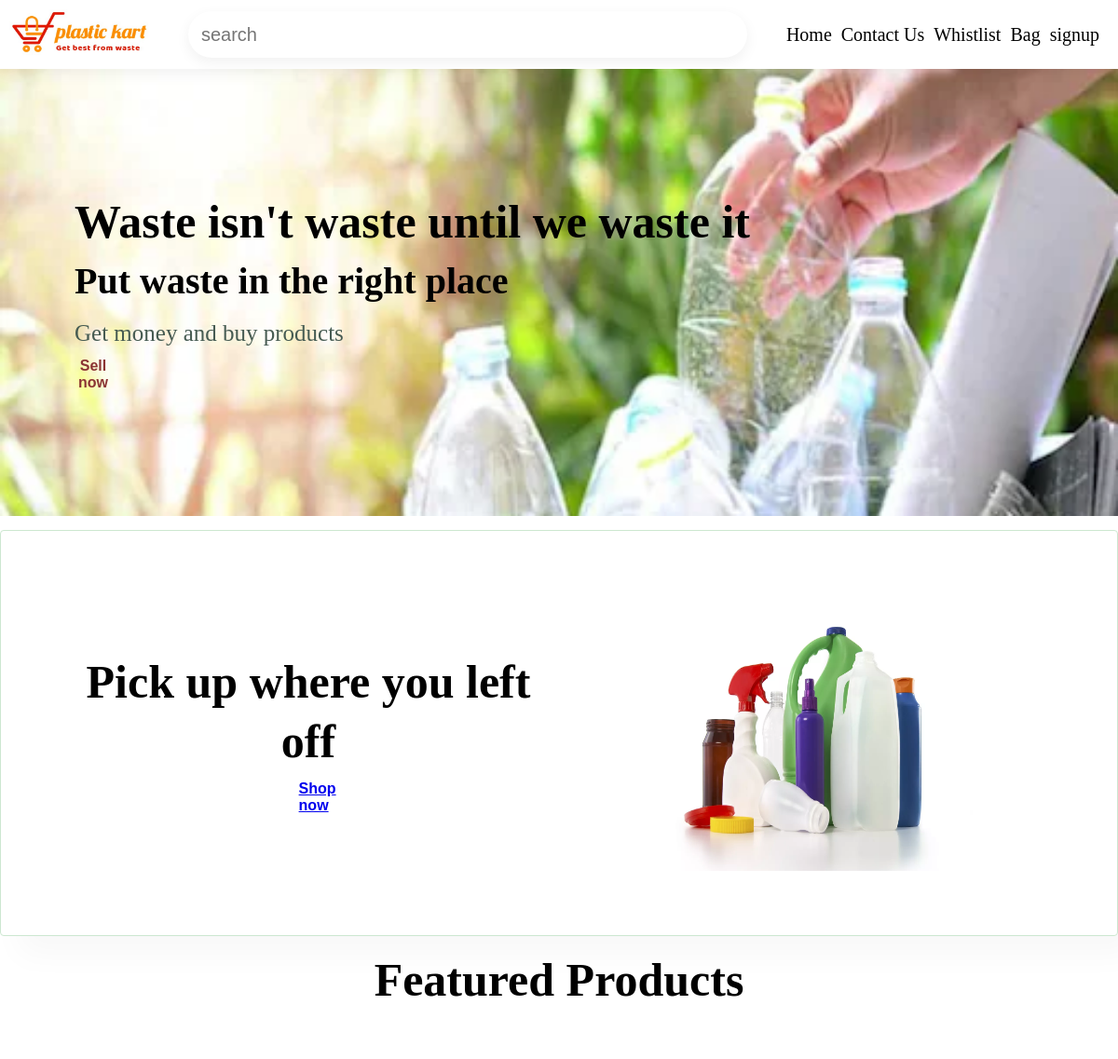
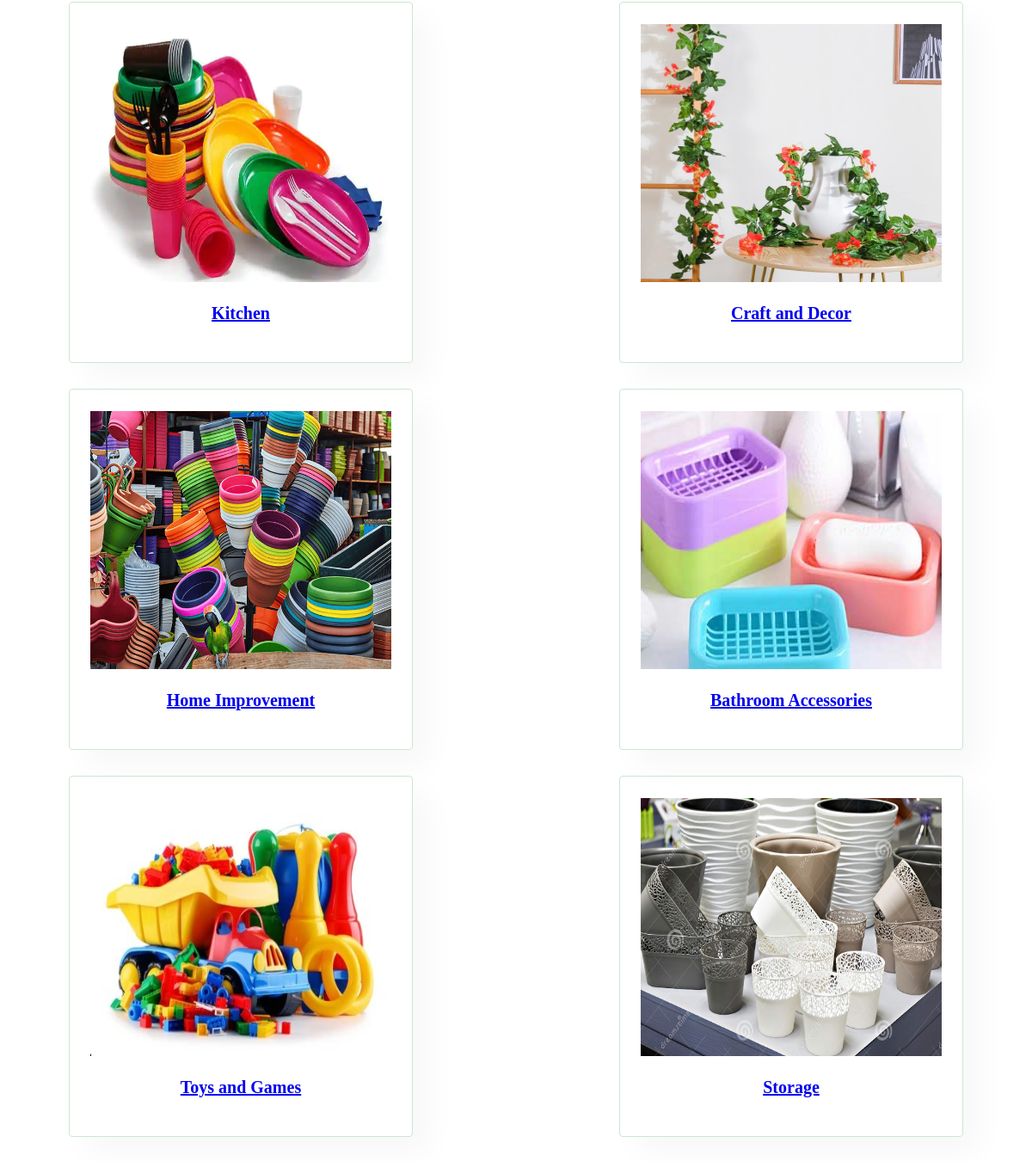
The page / on the database its author committed (2 pictures, top to bottom).
### home/models.py (models this page shows, shortened)
class Variant(models.Model):
    category=models.CharField(max_length=30)
    image=models.ImageField(upload_to="home/image")

### home/views.py (the view)
# urls.py: 2. Add a URL to urlpatterns:  path('', views.home, name='home')
def home(request):
    prod=Variant.objects.all()
    context={"items":prod}
    return render(request,"home.html",context)

### templates/home.html (shortened to what this page needs)
{% extends 'base.html' %}
{% load static %}
{% block body %}
<section id="sec1">
    <h1>Waste isn't waste until we waste it</h1>
    <h2>Put waste in the right place</h2>
    <p>Get money and buy products</p>
    <a href="book/sellwaste"><button id="butn">Sell now</button></a>
</section>
<section id="shop" class="section-p1">
    <div class="fe-box">
        <h1>Pick up where you left off</h1>
        <button id="butn"><a href="/itemsall">Shop now</a></button>
    </div>
    <div class="fe-box">
        <img src="/static/shop.webp" alt="shop" width="350px" height="300px">
    </div>
</section>
<h1>Featured Products</h1>
<section id="feature" class="section-p1">
    {% for item in items %}
    <div class="febox">
        <img src="{{item.image.url}}" alt="{{item.category}}" width="350px" height="300px">
        <h6><a href="/catsearch/{{item.category}}">{{item.category}}</a></h6>
    </div>
    {% endfor %}
</section>
{% endblock %}

### templates/base.html (shortened to what this page needs)
<!doctype html>
<html lang="en">
<head>
    <link href="/static/style.css" rel="stylesheet" type="text/css">
</head>
<body>
    <section id="header">
        <a href="#"><img src="/static/logo.jpg" alt="logo" class="logo" width="150px" height="50px"></a>
        <div>
            <form action="/search" method="post">
                <input type="text" class="search-bar" placeholder="search" name="searching">
            </form>
        </div>
        <div>
            {% if not request.user.is_authenticated %}
            <ul id="navbar">
                <li><a class=active href="/home">Home</a></li>
                <li><a href="../contact">Contact Us</a></li>
                <li><a href="../bag/whistlist">Whistlist</a></li>
                <li><a href="../bag/mybag">Bag</a></li>
                <li><a href="../members/signup">signup</a></li>
            </ul>
            {% endif %}
        </div>
    </section>
    {%block body%}{% endblock%}
</body>

### static/style.css (style rules this page uses)
* { margin:0; padding:0; box-sizing:border-box; }
h2 { font-size:40px; line-height: 64px; color:black; text-decoration: none; text-align: center; }
h1 { font-size:50px; line-height: 64px; color:black; text-decoration: none; text-align: center; }
h6 { font-size:20px; line-height: 64px; color:black; text-decoration: none; text-align: center; }
p { font-size: 25px; color:#465b52; margin: 10px 0 10px 0; text-decoration: none; }
.section-p1 { padding: 40px 80px; }
body { width:100%; }
#header { display:flex; align-items: center; justify-content: space-between; padding:10px 10px; background:white; box-shadow: 0 5px 15px rgba(0,0,0,0.06); z-index: 999; position: sticky; top:0; left:0; }
.search-bar { width:600px; height:50px; border-radius: 60px; border-color:transparent; box-shadow: 0 5px 15px rgba(0,0,0,0.06); font-size: 20px; padding: 2%; }
#butn { border:0; border-radius:50%; width:40px; height:40px; cursor: pointer; padding: 2%; text-decoration: none; }
#navbar { display:flex; align-items:center; justify-content: center; }
#navbar li { list-style: none; padding-right: 10px; }
#navbar li a { text-decoration: none; font-size: 20px; font-weight:60px; color:black; transition:0.3s ease; }
#sec1 { background-image: url("/static/homeimage.webp"); height: 60vh; width: 100%; background-size: cover; background-position: top 25% right 0; background-repeat: no-repeat; padding:0 80px; display:flex; flex-direction: column; justify-content: center; align-items: flex-start; }
#sec1 h1 { font-size:50px; color:black; text-decoration: none; }
#sec1 button { background-color:transparent; color: rgb(139, 52, 52); border:0; cursor:pointer; font-weight: 700; font-size: medium; }
#shop button { background-color:transparent; color: rgb(139, 52, 52); border:0; cursor:pointer; font-weight: 700; font-size: medium; }
#shop { display: flex; align-items: center; justify-content: space-between; flex-wrap: wrap; box-shadow: 20px 20px 34px rgba(0,0,0,0.03); border: 1px solid #cce7d0; border-radius: 4px; margin: 15px 0; }
#shop .fe-box { width: 500px; text-align: center; padding: 10px 10px; border-radius: 4px; margin: 15px 0; }
#feature { display: flex; align-items: center; justify-content: space-between; flex-wrap: wrap; }
#feature .febox { width: 400px; text-align: center; padding: 25px 15px; box-shadow: 20px 20px 34px rgba(0,0,0,0.03); border: 1px solid #cce7d0; border-radius: 4px; margin: 15px 0; }

### templates/home.html (style rules this page uses)
#shop button { background-color: transparent; color: rgb(139, 52, 52); border: 0; cursor: pointer; font-weight: 700; font-size: medium; }

### rows shown on the page
Variant: image (picture), category "Kitchen"
Variant: image (picture), category "Craft and Decor"
Variant: image (picture), category "Home Improvement"
Variant: image (picture), category "Bathroom Accessories"
Variant: image (picture), category "Toys and Games"
Variant: image (picture), category "Storage"
